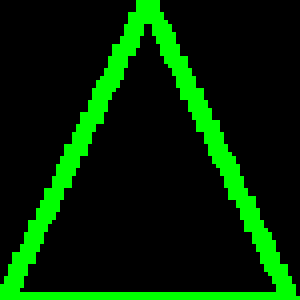
#> input picture SVM/assignment/finalsubmit2/newimagesq3/poly3.png, 75 x 75 px (shown 4 times larger)
$ jupyter execute --allow-errors 3nb.ipynb
#> lines starting #> are read from the running program, lines starting #| are printed output that depends on the picture; after the words box and inside, x2 and y2 are one past the last pixel; in counts of white or black regions, pixels touching at a corner belong together
[cell 1]
Q3 = '''In the given I set of images from poly1.png to poly14.png, let poly1 to poly 7 belong to class 1 and poly 8 to
poly 14 belong to class 2. Assume that all the weights of the perceptron are initialized as 0 with the learning
rate of 0.01.
 Identify two discriminant features x1 and x2 for the two target classes !=f!1; !2g. Here, !1 - class 1 and
 Generate an input feature vector X for all the images mapping them to a corresponding taget classes !i,
where i  (1; 2).
 Train a single perceptron and SVM to learn the feature vector X mapping to !.
 Plot and draw the nal decision boundary separating the two classes'''

<h2>The input of the given question is 2Dimension images is resized to const size 75x75</h2>
<h3>Then 2d array is flatten to 1d array and given as input to Perceptron and SVM(No visualisation can be done since weights are dim 5625x1) </h3>

[cell 2]
new_size = (75,75)

[cell 3]
import cv2

<h4>Resizing Image</h4>

[cell 4]
#resize image  to const size 75,75

from PIL import Image


# [14 lines of commented-out code are left out]


#> (the rest of this cell did not finish here and is left out)

#> (a cell that did not finish here is left out)

#> (a cell that did not finish here is left out)

[cell 7]
import cv2


# [17 lines of commented-out code are left out]

img1 = cv2.imread(r'newimagesq3/poly1.png',cv2.IMREAD_GRAYSCALE)
img2 = cv2.imread(r'newimagesq3/poly2.png',cv2.IMREAD_GRAYSCALE)
img3 = cv2.imread(r'newimagesq3/poly3.png',cv2.IMREAD_GRAYSCALE)
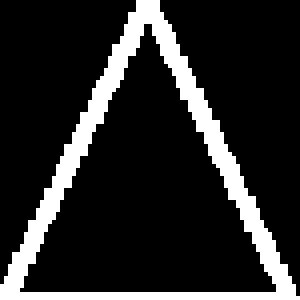
#> img3: shape (75, 75) (shown 4 times larger); values 0 (black) and 149 (white), 16.1% white; 1 white region, box (x1, y1, x2, y2) and area: (0, 0, 75, 75) 906
img4 = cv2.imread(r'newimagesq3/poly4.png',cv2.IMREAD_GRAYSCALE)
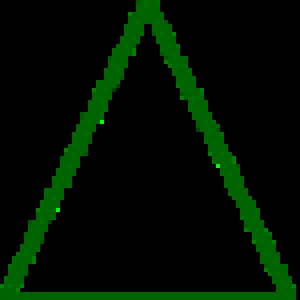
#> input picture SVM/assignment/finalsubmit2/newimagesq3/poly4.png, 75 x 75 px (shown 4 times larger)
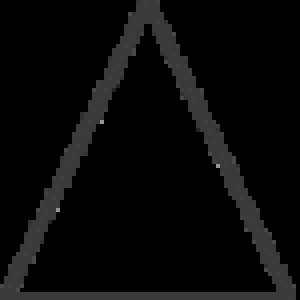
#> img4: shape (75, 75) (shown 4 times larger); min 0, max 149, mean 9.4
img5 = cv2.imread(r'newimagesq3/poly5.png',cv2.IMREAD_GRAYSCALE)
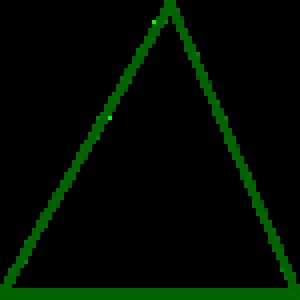
#> input picture SVM/assignment/finalsubmit2/newimagesq3/poly5.png, 75 x 75 px (shown 4 times larger)
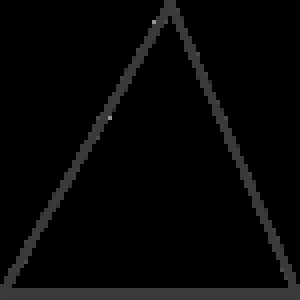
#> img5: shape (75, 75) (shown 4 times larger); min 0, max 149, mean 6.5
img6 = cv2.imread(r'newimagesq3/poly6.png',cv2.IMREAD_GRAYSCALE)
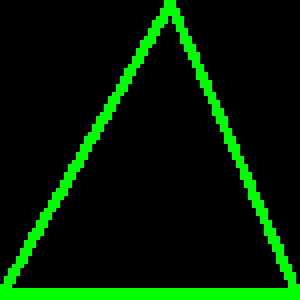
#> input picture SVM/assignment/finalsubmit2/newimagesq3/poly6.png, 75 x 75 px (shown 4 times larger)
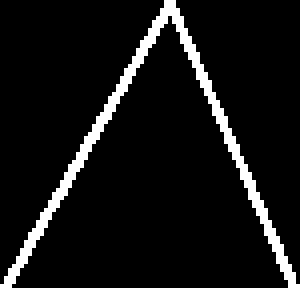
#> img6: shape (75, 75) (shown 4 times larger); values 0 (black) and 149 (white), 11.4% white; 1 white region, box (x1, y1, x2, y2) and area: (0, 0, 75, 75) 639
img7 = cv2.imread(r'newimagesq3/poly7.png',cv2.IMREAD_GRAYSCALE)
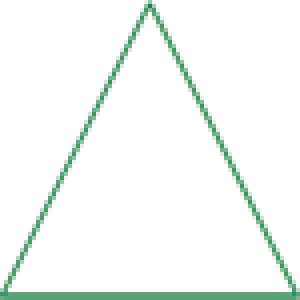
#> input picture SVM/assignment/finalsubmit2/newimagesq3/poly7.png, 75 x 75 px (shown 4 times larger)
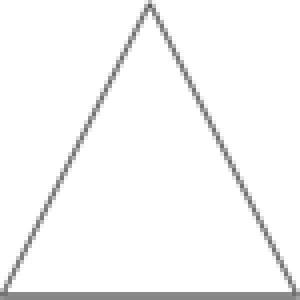
#> img7: shape (75, 75) (shown 4 times larger); min 92, max 255, mean 246.8
img8 = cv2.imread(r'newimagesq3/poly8.png',cv2.IMREAD_GRAYSCALE)
img9 = cv2.imread(r'newimagesq3/poly9.png',cv2.IMREAD_GRAYSCALE)
img10 = cv2.imread(r'newimagesq3/poly10.png',cv2.IMREAD_GRAYSCALE)
img11 = cv2.imread(r'newimagesq3/poly11.png',cv2.IMREAD_GRAYSCALE)
img12 = cv2.imread(r'newimagesq3/poly12.png',cv2.IMREAD_GRAYSCALE)
img13 = cv2.imread(r'newimagesq3/poly13.png',cv2.IMREAD_GRAYSCALE)
img14 = cv2.imread(r'newimagesq3/poly14.png',cv2.IMREAD_GRAYSCALE)


#list of images matrix


img_list = [img1,
img2,
img3,
img4,
img5,
img6,
img7,
img8,
img9,
img10,
img11,
img12,
img13,
img14]
new_img_lit = []

[cell 8]
labels = [0,0,0,0,0,0,0,1,1,1,1,1,1,1] #0 for class1 1 for class 2

[cell 9]
# for imagesvar in img_list:
#     print(len(imagesvar) ,",", len(imagesvar[0]))

<h3> Flatening 75X75 to 5625X1 list </h3>

[cell 10]
from itertools import chain

#> (a cell that did not finish here is left out)

[cell 12]
# flatten the matrix to 1d array
dataset_forq3 = []
#> (the rest of this cell did not finish here and is left out)

[cell 13]
len(dataset_forq3)
#> (the rest of this cell did not finish here and is left out)

<h4>Running Tensorflow model of perceptron </h4>

[cell 14]
# [10 lines of commented-out code are left out]

<h2>Perceptron Class</h2>

[cell 15]
import matplotlib.pyplot as plt
from matplotlib import style
import numpy as np


style.use('ggplot')


# [6 lines left out: function flatten, not called in this run]


class PerceptronManual(object):
    def __init__(self,traindata,random1 = True,*args):

#         self.colors = {1:'r',-1:'b'}
        intial_weight = 0.0
        self.nptraindata = np.array(traindata)
        self.weights = [intial_weight for i in range(len(traindata[0]))]
        self.traindata = traindata
        if random1 == False:
            self.weights = [random.randint(1,100) for i in range(len(traindata[0]))]
# [6 lines of commented-out code are left out]


        pass


    # [77 lines left out: functions initdraw, predict, train_weights, done, not called in this run]

#> (a cell that did not finish here is left out)

#> (a cell that did not finish here is left out)

#> (a cell that did not finish here is left out)

#> (a cell that did not finish here is left out)

[cell 20]
for row in dataset_forq3:
    prediction = obkect.predict(row, finalweights)
    print("Expected=%d, Predicted=%d" % (row[-1], prediction))
